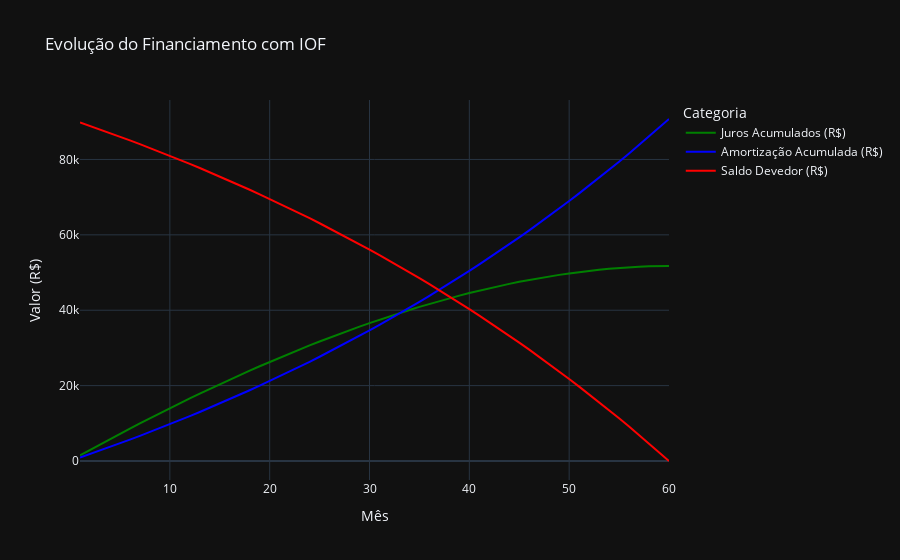

The cell this chart's notebook holds for it:
### Code cell
simulador_carro(r=anual_efetiva, t=60, valor_total_bem=109_710, entrada_percentual=0.2)
